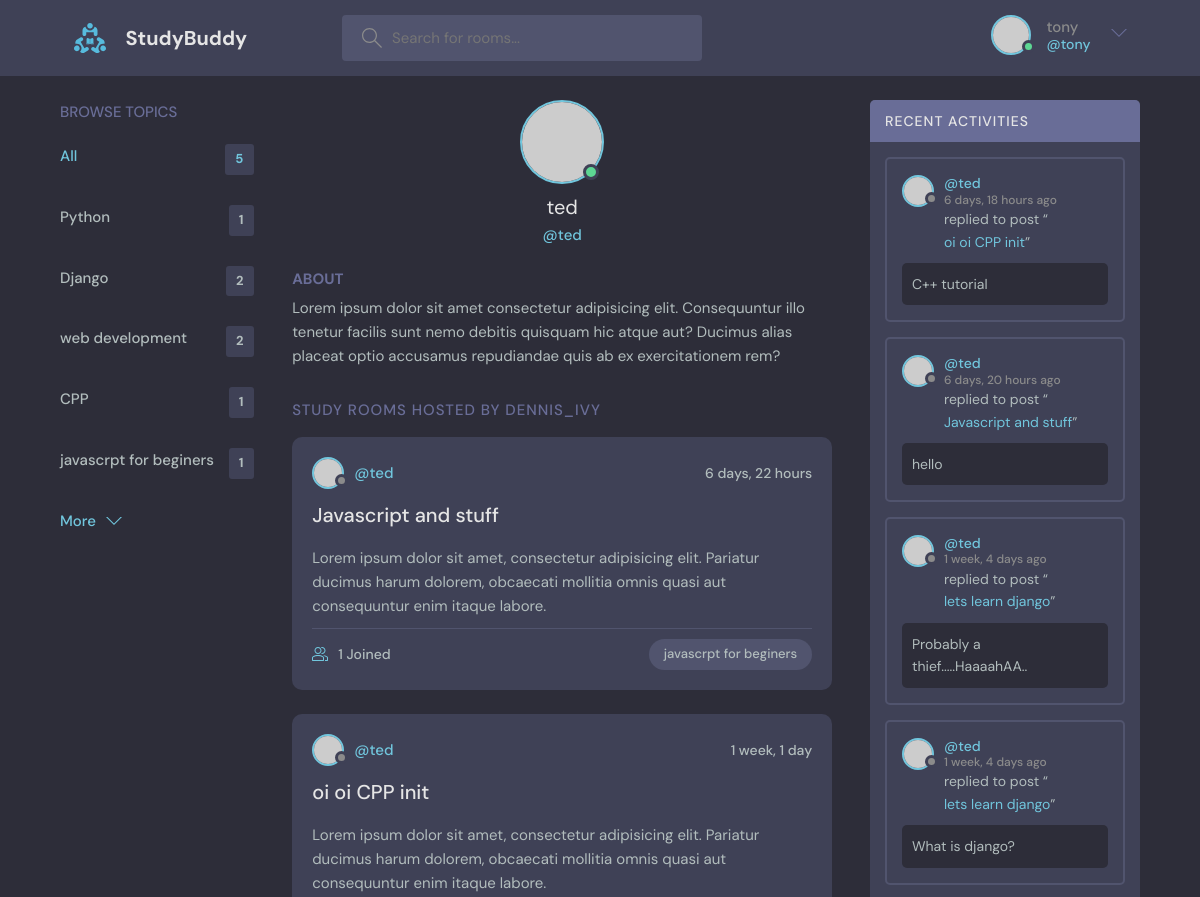
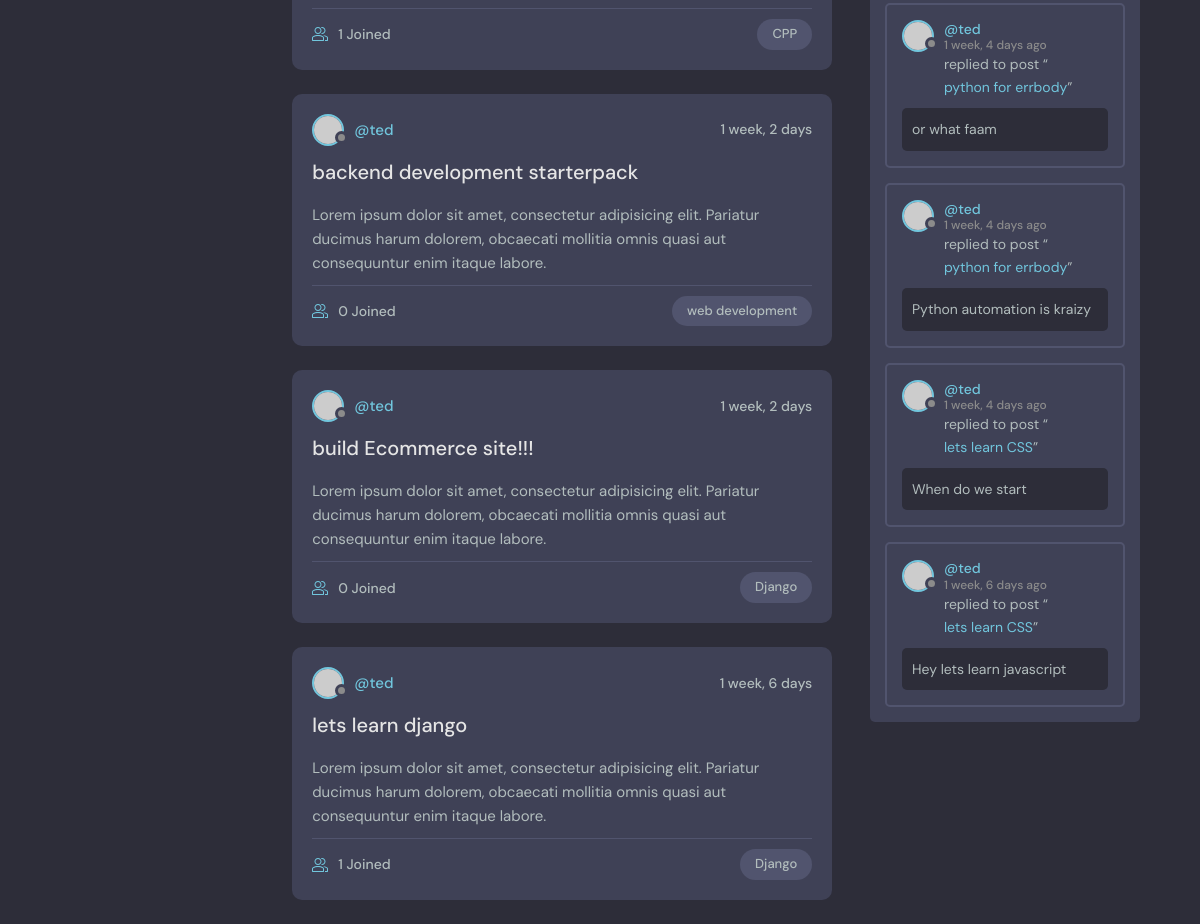
The page /profile/1/ (signed in) on the database its author committed (2 pictures, top to bottom).
### base/models.py (models this page shows, shortened)
class Topic(models.Model):
    name = models.CharField(max_length=200)

class Room(models.Model):
    host = models.ForeignKey(User, on_delete=models.SET_NULL, null=True)
    topic = models.ForeignKey(Topic, on_delete=models.SET_NULL, null=True)
    name = models.CharField(max_length=200)
    description = models.TextField(null=True, blank=True)
    participants = models.ManyToManyField(User, related_name='participants', blank=True)
    updated = models.DateTimeField(auto_now=True)
    created = models.DateTimeField(auto_now_add=True)
    class Meta:
        ordering =  ['-updated', '-created']
    def __str__(self):
        return self.name

class Message(models.Model):
    user = models.ForeignKey(User, on_delete=models.CASCADE)
    room = models.ForeignKey(Room, on_delete=models.CASCADE)
    body = models.TextField()
    updated = models.DateTimeField(auto_now_add=True)
    created = models.DateTimeField(auto_now_add=True)
    class Meta:
        ordering =  ['-updated', '-created']

### base/views.py (the view)
# urls.py: path('profile/<str:pk>/', views.userProfile, name="user-profile"),
def userProfile(request, pk):
    user = User.objects.get(id=pk)
    rooms = user.room_set.all()
    room_messages = user.message_set.all()
    topics = Topic.objects.all()
    context = {'user': user, 'rooms': rooms, 'room_messages': room_messages, 'topics': topics}
    return render(request, 'base/profile.html', context)

### base/templates/base/profile.html (shortened to what this page needs)
{% extends 'main.html' %}
{% block content %}
  <main class="profile-page layout layout--3">
    <div class="container">
      {% include 'base/topics_component.html' %}
      <div class="roomList">
        <div class="profile">
          <div class="profile__avatar">
            <div class="avatar avatar--large active">
              <img src="https://randomuser.me/api/portraits/men/11.jpg" />
            </div>
          </div>
          <div class="profile__info">
            <h3>{{user.username}}</h3>
            <p>@{{user.username}}</p>
          </div>
          <div class="profile__about">
            <h3>About</h3>
            <p>
              Lorem ipsum dolor sit amet consectetur adipisicing elit. Consequuntur illo tenetur
              facilis sunt nemo debitis quisquam hic atque aut? Ducimus alias placeat optio
              accusamus repudiandae quis ab ex exercitationem rem?
            </p>
          </div>
        </div>
        <div class="roomList__header">
          <div>
            <h2>Study Rooms Hosted by dennis_ivy</a>
            </h2>
          </div>
        </div>
        {% include 'base/feed_component.html' %}
      </div>
      {% include 'base/activity_component.html' %}
    </div>
  </main>
{% endblock content %}

### templates/navbar.html (shortened to what this page needs)
{% load static %}
<header class="header header--loggedIn">
    <div class="container">
      <a href="{% url 'home' %}" class="header__logo">
        <img src="{% static 'images/logo.svg' %}" />
        <h1>StudyBuddy</h1>
      </a>
      <form class="header__search" method="GET" action="{% url 'home' %}">
        <label>
          <input name="q" placeholder="Search for rooms..." />
        </label>
      </form>
      <nav class="header__menu">
        {% if request.user.is_authenticated %}
        <div class="header__user">
          <a href="profile.html">
            <div class="avatar avatar--medium active">
              <img src="https://randomuser.me/api/portraits/men/37.jpg" />
            </div>
            <p>{{request.user.username}}<span>@{{request.user.username}}</span></p>
          </a>
          <button class="dropdown-button">
            <svg version="1.1" xmlns="http://www.w3.org/2000/svg" width="32" height="32" viewBox="0 0 32 32">
              <title>chevron-down</title>
              <path d="M16 21l-13-13h-3l16 16 16-16h-3l-13 13z"></path>
            </svg>
          </button>
        </div>
        {% else %}
        <a href="{% url 'login' %}">
          <img src="{% static 'images/avatar.svg' %}" />
          <p>Login</p>
        </a>
        {% endif %}
      </nav>
    </div>
  </header>

### base/templates/base/topics_component.html
<div class="topics">
    <div class="topics__header">
      <h2>Browse Topics</h2>
    </div>
    <ul class="topics__list">
      <li>
        <a href="{% url 'home' %}" class="active">All <span>{{topics.count}}</span></a>
      </li>
    {% for topic in topics %}
      <li>
        <a href="{% url 'home' %}?q={{topic.name}}">{{topic.name}}<span>{{topic.room_set.all.count}}</span></a>
      </li>
    {% endfor %}
    </ul>
    <a class="btn btn--link" href="topics.html">
      More
      <svg version="1.1" xmlns="http://www.w3.org/2000/svg" width="32" height="32" viewBox="0 0 32 32">
        <title>chevron-down</title>
        <path d="M16 21l-13-13h-3l16 16 16-16h-3l-13 13z"></path>
      </svg>
    </a>
  </div>

### base/templates/base/feed_component.html (shortened to what this page needs)
{% for room in rooms %}
<div class="roomListRoom">
    <div class="roomListRoom__header">
      <a href="{% url 'user-profile' room.host.id %}" class="roomListRoom__author">
        <div class="avatar avatar--small">
          <img src="https://randomuser.me/api/portraits/women/11.jpg" />
        </div>
        <span>@{{room.host.username}}</span>
      </a>
      <div class="roomListRoom__actions">
        <span>{{room.created|timesince}}</span>
      </div>
    </div>
    <div class="roomListRoom__content">
      <a href="{% url 'room' room.id %}">{{room.name}}</a>
      <p>
        Lorem ipsum dolor sit amet, consectetur adipisicing elit. Pariatur ducimus harum dolorem, obcaecati
        mollitia omnis quasi aut consequuntur enim itaque labore.
      </p>
    </div>
    <div class="roomListRoom__meta">
      <a href="{% url 'room' room.id %}" class="roomListRoom__joined">
        {{room.participants.all.count}} Joined
      </a>
      <p class="roomListRoom__topic">{{room.topic.name}}</p>
    </div>
  </div>
{% endfor %}

### base/templates/base/activity_component.html (shortened to what this page needs)
<div class="activities">
    <div class="activities__header">
      <h2>Recent Activities</h2>
    </div>
    {% for message in room_messages %}
    <div class="activities__box">
      <div class="activities__boxHeader roomListRoom__header">
        <a href="{% url 'user-profile' message.user.id %}" class="roomListRoom__author">
          <div class="avatar avatar--small">
            <img src="https://randomuser.me/api/portraits/women/11.jpg" />
          </div>
          <p>
            @{{message.user}}
            <span>{{message.created|timesince}} ago</span>
          </p>
        </a>
      </div>
      <div class="activities__boxContent">
        <p>replied to post “<a href="{% url 'room' message.room.id %}">{{message.room}}</a>”</p>
        <div class="activities__boxRoomContent">
            {{message.body}}
        </div>
      </div>
    </div>
    {% endfor %}
  </div>

### rows shown on the page
Topic: name "Python", room_set.all.count "1"
Topic: name "Django", room_set.all.count "2"
Topic: name "web development", room_set.all.count "2"
Topic: name "CPP", room_set.all.count "1"
Topic: name "javascrpt for beginers", room_set.all.count "1"
Room: host.username "ted", created "6 days, 22 hours", name "Javascript and stuff", participants.all.count "1", topic.name "javascrpt for beginers"
Room: host.username "ted", created "1 week, 1 day", name "oi oi CPP init", participants.all.count "1", topic.name "CPP"
Room: host.username "ted", created "1 week, 2 days", name "backend development starterpack", participants.all.count "0", topic.name "web development"
Room: host.username "ted", created "1 week, 2 days", name "build Ecommerce site!!!", participants.all.count "0", topic.name "Django"
Room: host.username "ted", created "1 week, 6 days", name "lets learn django", participants.all.count "1", topic.name "Django"
Message: user "ted", created "6 days, 18 hours", room "oi oi CPP init", body "C++ tutorial"
Message: user "ted", created "6 days, 20 hours", room "Javascript and stuff", body "hello"
Message: user "ted", created "1 week, 4 days", room "lets learn django", body "Probably a thief.....HaaaahAA.."
Message: user "ted", created "1 week, 4 days", room "lets learn django", body "What is django?"
Message: user "ted", created "1 week, 4 days", room "python for errbody", body "or what faam"
Message: user "ted", created "1 week, 4 days", room "python for errbody", body "Python automation is kraizy"
Message: user "ted", created "1 week, 4 days", room "lets learn CSS", body "When do we start"
Message: user "ted", created "1 week, 6 days", room "lets learn CSS", body "Hey lets learn javascript"

### other values the page prints
{{ request.user.username }} "tony"
{{ topics.count }} "5"
{{ user.username }} "ted"
